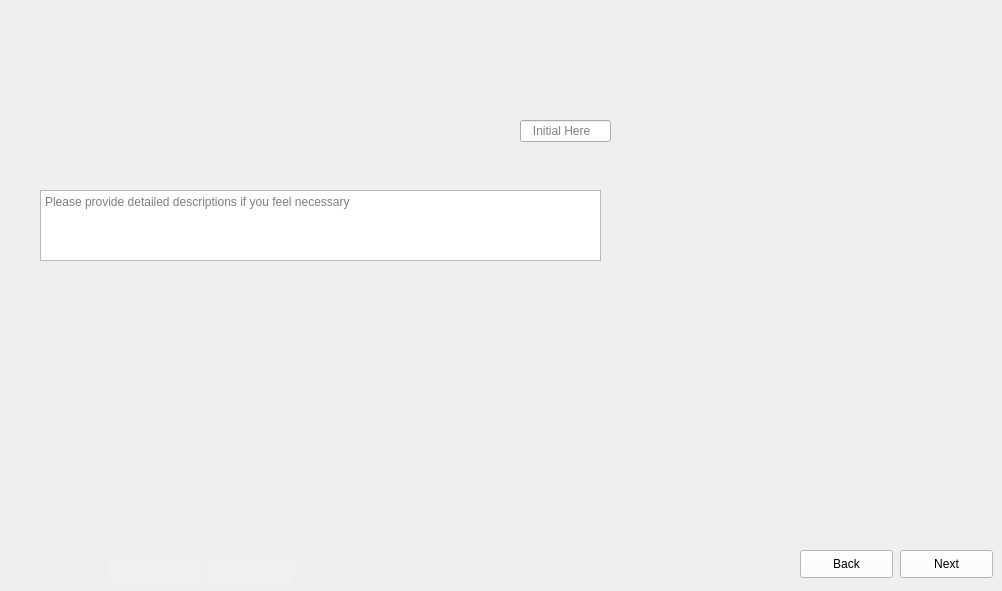
      <widget class="QWidget" name="PreLap_First_Epoxy_Fill_3">
       <property name="maximumSize">
        <size>
         <width>1024</width>
         <height>600</height>
        </size>
       </property>
       <property name="styleSheet">
        <string notr="true">border-image: url(:/images/images/Pre_Lap_First_Epoxy_Fill_3.png);</string>
       </property>
       <widget class="QLineEdit" name="PreLap_First_Epoxy_Fill_3_Data">
        <property name="geometry">
         <rect>
          <x>520</x>
          <y>120</y>
          <width>91</width>
          <height>22</height>
         </rect>
        </property>
        <property name="styleSheet">
         <string notr="true">border-image:None;</string>
        </property>
        <property name="placeholderText">
         <string>   Initial Here</string>
        </property>
       </widget>
       <widget class="QTextEdit" name="PreLap_First_Epoxy_Fill_3_Comments">
        <property name="geometry">
         <rect>
          <x>40</x>
          <y>190</y>
          <width>561</width>
          <height>71</height>
         </rect>
        </property>
        <property name="styleSheet">
         <string notr="true">border-image:None;</string>
        </property>
        <property name="placeholderText">
         <string>Please provide detailed descriptions if you feel necessary </string>
        </property>
       </widget>
       <widget class="QLineEdit" name="PreLap_First_Epoxy_Fill_3_Initials">
        <property name="geometry">
         <rect>
          <x>210</x>
          <y>560</y>
          <width>81</width>
          <height>22</height>
         </rect>
        </property>
        <property name="styleSheet">
         <string notr="true">QLineEdit{
background-color: rgb(240, 240, 240);
border: none;
border-image:None;
}</string>
        </property>
       </widget>
       <widget class="QLineEdit" name="PreLap_First_Epoxy_Fill_3_Dates">
        <property name="geometry">
         <rect>
          <x>110</x>
          <y>560</y>
          <width>91</width>
          <height>22</height>
         </rect>
        </property>
        <property name="styleSheet">
         <string notr="true">QLineEdit{
background-color: rgb(240, 240, 240);
border: none;
border-image:None;
}</string>
        </property>
       </widget>
       <widget class="QPushButton" name="PreLap_First_Epoxy_Fill_3_Next">
        <property name="geometry">
         <rect>
          <x>900</x>
          <y>550</y>
          <width>93</width>
          <height>28</height>
         </rect>
        </property>
        <property name="styleSheet">
         <string notr="true">QPushButton{
background-color: rgb(255, 255, 255);
height: 35px;
border-image:None;
}
QPushButton::hover{
background-color: rgb(0, 0, 255);
}
QPushButton:pressed{
padding-top:7px;
padding-top:7px;
}</string>
        </property>
        <property name="text">
         <string>Next</string>
        </property>
       </widget>
       <widget class="QPushButton" name="PreLap_First_Epoxy_Fill_3_Back">
        <property name="geometry">
         <rect>
          <x>800</x>
          <y>550</y>
          <width>93</width>
          <height>28</height>
         </rect>
        </property>
        <property name="styleSheet">
         <string notr="true">QPushButton{
background-color: rgb(255, 255, 255);
height: 35px;
border-image:None;
}
QPushButton::hover{
background-color: rgb(0, 0, 255);
}
QPushButton:pressed{
padding-top:7px;
padding-top:7px;
}</string>
        </property>
        <property name="text">
         <string>Back</string>
        </property>
       </widget>
      </widget>
